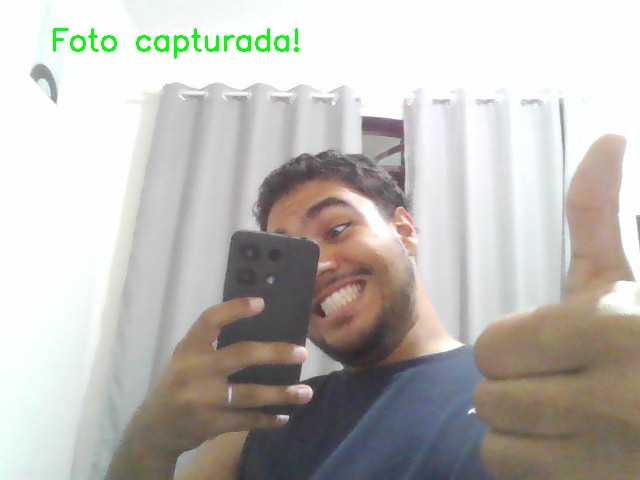
#> input picture final_project/captura.jpg, 640 x 480 px
$ python teste3.py
#> lines starting #> are read from the running program, lines starting #| are printed output that depends on the picture
import cv2

# Carregue a foto original
foto = cv2.imread('captura.jpg')
#> foto is the input picture: shape (480, 640, 3); mean B, G, R 182.9, 187.6, 189.9

# Defina o tamanho desejado (exemplo: 300x400 pixels)
largura = 700
altura = 400
novo_tamanho = (largura, altura)

# Redimensione a foto
foto_redimensionada = cv2.resize(foto, novo_tamanho)
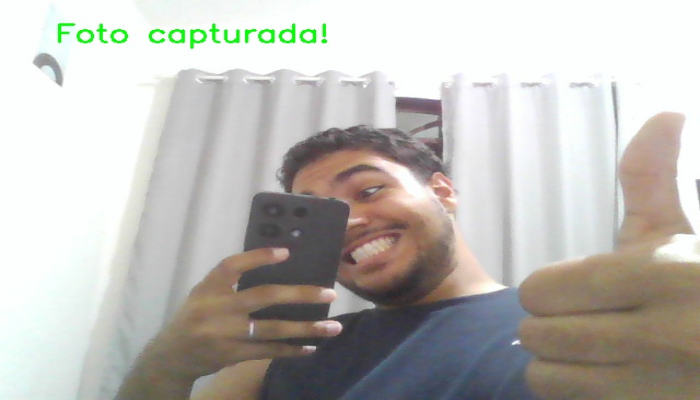
#> foto_redimensionada: shape (400, 700, 3); mean B, G, R 182.8, 187.6, 189.9

# Exiba e/ou salve a imagem redimensionada
cv2.imshow('Foto Redimensionada', foto_redimensionada)
cv2.imwrite('foto_enquadrada.jpg', foto_redimensionada)
cv2.waitKey(0)
cv2.destroyAllWindows()

$ run again, with final_project/teste.jpg copied over final_project/captura.jpg
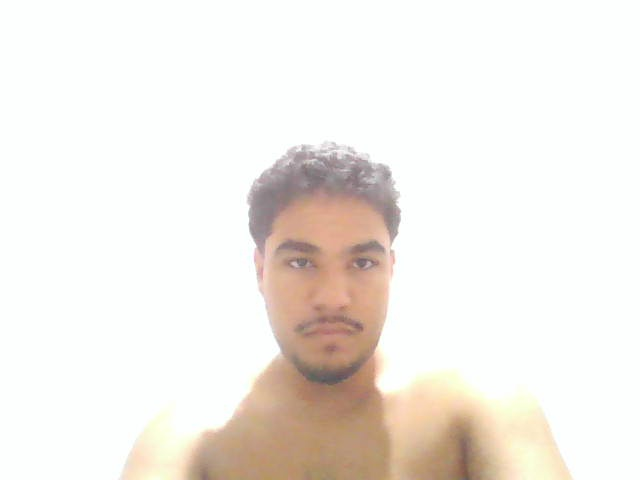
#> input picture final_project/teste.jpg, 640 x 480 px
#> foto is the input picture: shape (480, 640, 3); mean B, G, R 231.5, 237.3, 242
#> `foto_redimensionada = cv2.resize(foto, novo_tamanho)`:
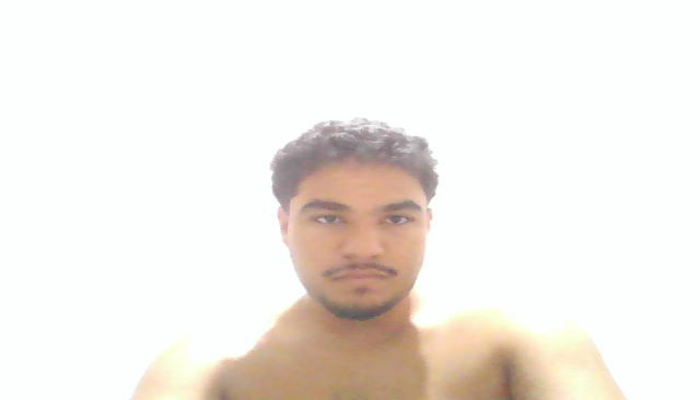
#> foto_redimensionada: shape (400, 700, 3); mean B, G, R 231.5, 237.3, 242

$ run again, with final_project/foto_com_moldura.png saved as final_project/captura.jpg
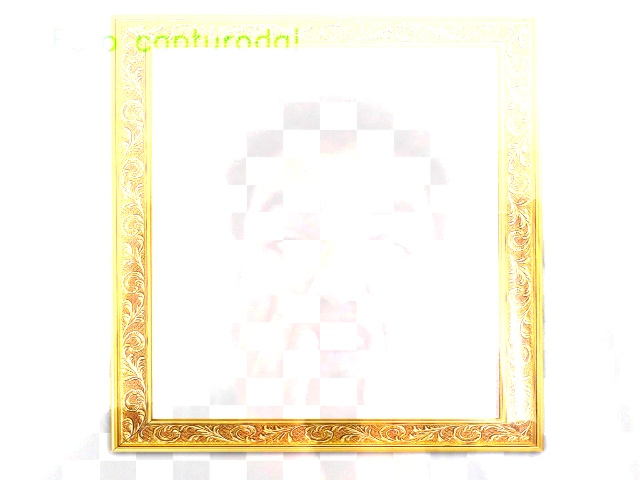
#> input picture final_project/foto_com_moldura.png, 640 x 480 px
#> foto is the input picture: shape (480, 640, 3); mean B, G, R 236.1, 248.1, 251.9
#> `foto_redimensionada = cv2.resize(foto, novo_tamanho)`:
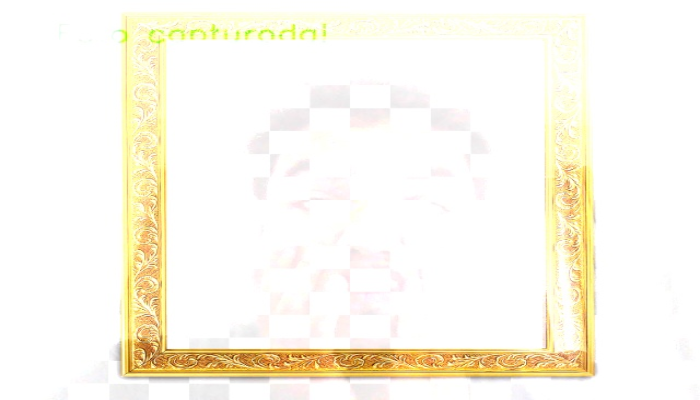
#> foto_redimensionada: shape (400, 700, 3); mean B, G, R 236.1, 248.1, 251.8
